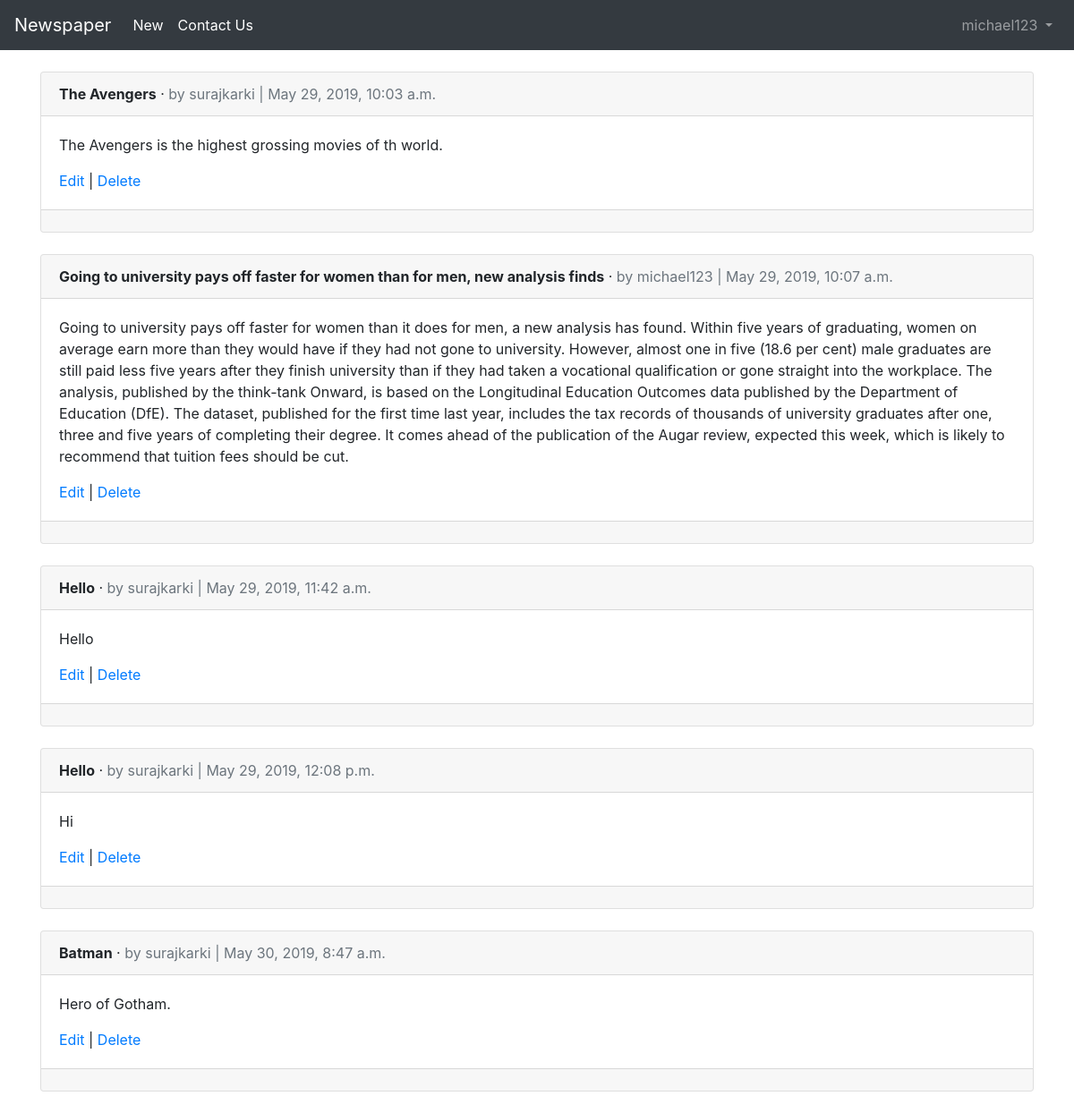
/articles/ (signed in), run on the app's committed database.
### users/models.py (models this page shows)
class CustomUser(AbstractUser):                # Class for custom user.
    age = models.PositiveIntegerField(null=True, blank=True)

### articles/models.py (models this page shows, shortened)
class Article(models.Model):
   title = models.CharField(max_length=255)
   body = models.TextField()
   date = models.DateTimeField(auto_now_add=True)
   author = models.ForeignKey(
     get_user_model(),
     on_delete=models.CASCADE,
    )

### articles/views.py (the view)
# urls.py: path('', ArticleListView.as_view(), name='article_list'),
class ArticleListView(LoginRequiredMixin,ListView):
      model = Article
      template_name = 'articles/article_list.html'
      login_url = 'login'

### articles/templates/articles/article_list.html (shortened to what this page needs)
{% extends 'users/base.html' %}
{% block content %}
{% for article in object_list %}
	<div class="card">
		<div class="card-header">
			<span class="font-weight-bold">{{ article.title }}</span> &middot;
			<span class="text-muted">by {{ article.author }} |
			{{ article.date }}</span>
		</div>
		<div class="card-body">
			<p>{{ article.body }}</p>
			<a href="{% url 'article_edit' article.pk %}">Edit</a> |
			<a href="{% url 'article_delete' article.pk %}">Delete</a>
		</div>
		<div class="card-footer">
		</div>
	</div>
	<br />
{% endfor %}
{% endblock content %}

### users/templates/users/base.html (shortened to what this page needs)
<!doctype html>
<html lang="en">
	<head>
		<link rel="stylesheet"
			href="https://stackpath.bootstrapcdn.com/bootstrap/4.1.3/css/\
			bootstrap.min.css"
			integrity="sha384-MCw98/SFnGE8fJT3GXwEOngsV7Zt27NXFoaoApmYm81i\
			uXoPkFOJwJ8ERdknLPMO"
>
	</head>
	<body>
		<nav class="navbar navbar-expand-md navbar-dark bg-dark mb-4">
			<a class="navbar-brand" href="{% url 'home' %}">Newspaper</a>
			<div class="collapse navbar-collapse" id="navbarCollapse">
				{% if user.is_authenticated %}
					<div class="collapse navbar-collapse" id="navbarNav">
						<ul class="navbar-nav">
							<li class="nav-item active">
								<a class="nav-link" href="{% url 'article_new' %}">New <span class="sr-only">(current)</span></a>
							</li>
						</ul>
						<ul class="navbar-nav">
							<li class="nav-item active">
								<a class="nav-link" href="/users/contact">Contact Us <span class="sr-only">(current)</span></a>
							</li>
						</ul>
						<ul class="navbar-nav ml-auto">
							<li class="nav-item">
								<a class="nav-link dropdown-toggle" href="#" id="userMenu"
									data-toggle="dropdown" aria-haspopup="true"
									aria-expanded="false">
									{{ user.username }}
								</a>
							</li>
						</ul>
					{% endif %}
				</div>
			</div>
		</nav>
		<div class="container">
			{% block content %}
			{% endblock content %}
		</div>
	</body>
</html>

### data on the page
CustomUser: username "michael123"
Article: title "The Avengers", author "surajkarki", date "May 29, 2019, 10:03 a.m.", body "The Avengers is the highest grossing movies of th world."
Article: title "Going to university pays off faster for women than for men, new analysis finds", author "michael123", date "May 29, 2019, 10:07 a.m.", body "Going to university pays off faster for women than it does for men, a new analysis has found. Within five years of graduating, women on average earn more than they would have if they had not gone to university. However, almost one in five (18.6 per cent) male graduates are still paid less five years after they finish university than if they had taken a vocational qualification or gone straight into the workplace. The analysis, published by the think-tank Onward, is based on the Longitudinal Education Outcomes data published by the Department of Education (DfE). The dataset, published for the first time last year, includes the tax records of thousands of university graduates after one, three…"
Article: title "Hello", author "surajkarki", date "May 29, 2019, 11:42 a.m.", body "Hello"
Article: title "Hello", author "surajkarki", date "May 29, 2019, 12:08 p.m.", body "Hi"
Article: title "Batman", author "surajkarki", date "May 30, 2019, 8:47 a.m.", body "Hero of Gotham."
